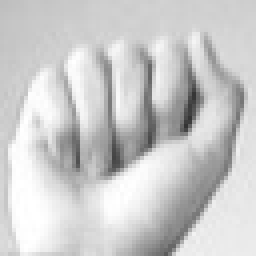
#> input picture Deep Neural Network/dataset/asl/64px/A.jpg, 64 x 64 px (shown 4 times larger); its folder holds 4 pictures in this run
$ python data.py
#> lines starting #> are read from the running program, lines starting #| are printed output that depends on the picture
import cv2
chars = [i for i in range(48, 48+10)] + [i for i in range(65, 65+26)]
ach = [i for i in range(65, 65+25)]
ach.remove(ord('J'))
def bw():
    for i in chars:
        img = cv2.imread('dataset/serif/16px/%s.jpg' %chr(i))
        img_gray = cv2.cvtColor(img, cv2.COLOR_BGR2GRAY)
        (threshi, final_img) = cv2.threshold(img_gray, 0, 255, cv2.THRESH_BINARY | cv2.THRESH_OTSU)
        cv2.imwrite('dataset/serif/16px/%s.jpg' %chr(i), final_img)

def shrink(h, w):
#> called with h = 32, w = 32
    for i in ach:
        img = cv2.imread('dataset/asl/64px/%s.jpg' %chr(i))
#> img is the input picture: shape (64, 64, 3); min 51, max 255, mean 203.2
        res = cv2.resize(img, (h, w), interpolation=cv2.INTER_NEAREST)
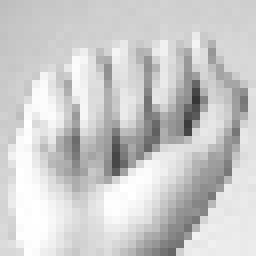
#> res: shape (32, 32, 3) (shown 8 times larger); min 55, max 255, mean 203.3
        cv2.imwrite('dataset/asl/32px/%s.jpg' %chr(i), res)
#> pass 2 of the loop in shrink, `for i in ach:`:
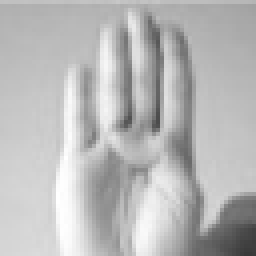
#> input picture Deep Neural Network/dataset/asl/64px/B.jpg, 64 x 64 px (shown 4 times larger)
#> in shrink, img is the input picture: shape (64, 64, 3); min 57, max 255, mean 184.6
#> in shrink, `res = cv2.resize(img, (h, w), interpolation=cv2.INTER_NEAREST)`:
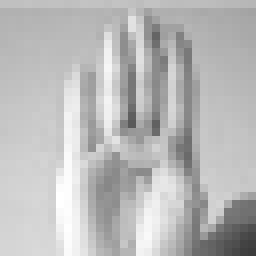
#> res: shape (32, 32, 3) (shown 8 times larger); min 60, max 255, mean 185.4
#> pass 3 of the loop in shrink, `for i in ach:`:
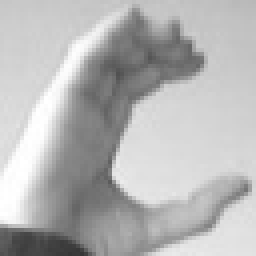
#> input picture Deep Neural Network/dataset/asl/64px/C.jpg, 64 x 64 px (shown 4 times larger)
#> in shrink, img is the input picture: shape (64, 64, 3); min 54, max 255, mean 182.1
#> in shrink, `res = cv2.resize(img, (h, w), interpolation=cv2.INTER_NEAREST)`:
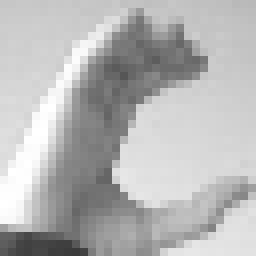
#> res: shape (32, 32, 3) (shown 8 times larger); min 58, max 255, mean 182.4
#> the loop made 5 passes; the first 3 are shown

from random import sample
import numpy as np
def add_noise(data, cx, sigma):
    nnp = int(cx*len(data))
    idx = sample(range(len(data)), nnp)
    noise = np.random.normal(0, sigma, nnp)
    for i in range(nnp):
        data[idx[i]] += noise[i]
    return data
def normalize(data):
    mini = np.amin(data)
    maxi = np.amax(data)
    for i in range(len(data)):
        data[i] = (data[i] - mini)/(maxi - mini)
    return data

#> (the run stopped early here; a loop or call above may not have finished)
